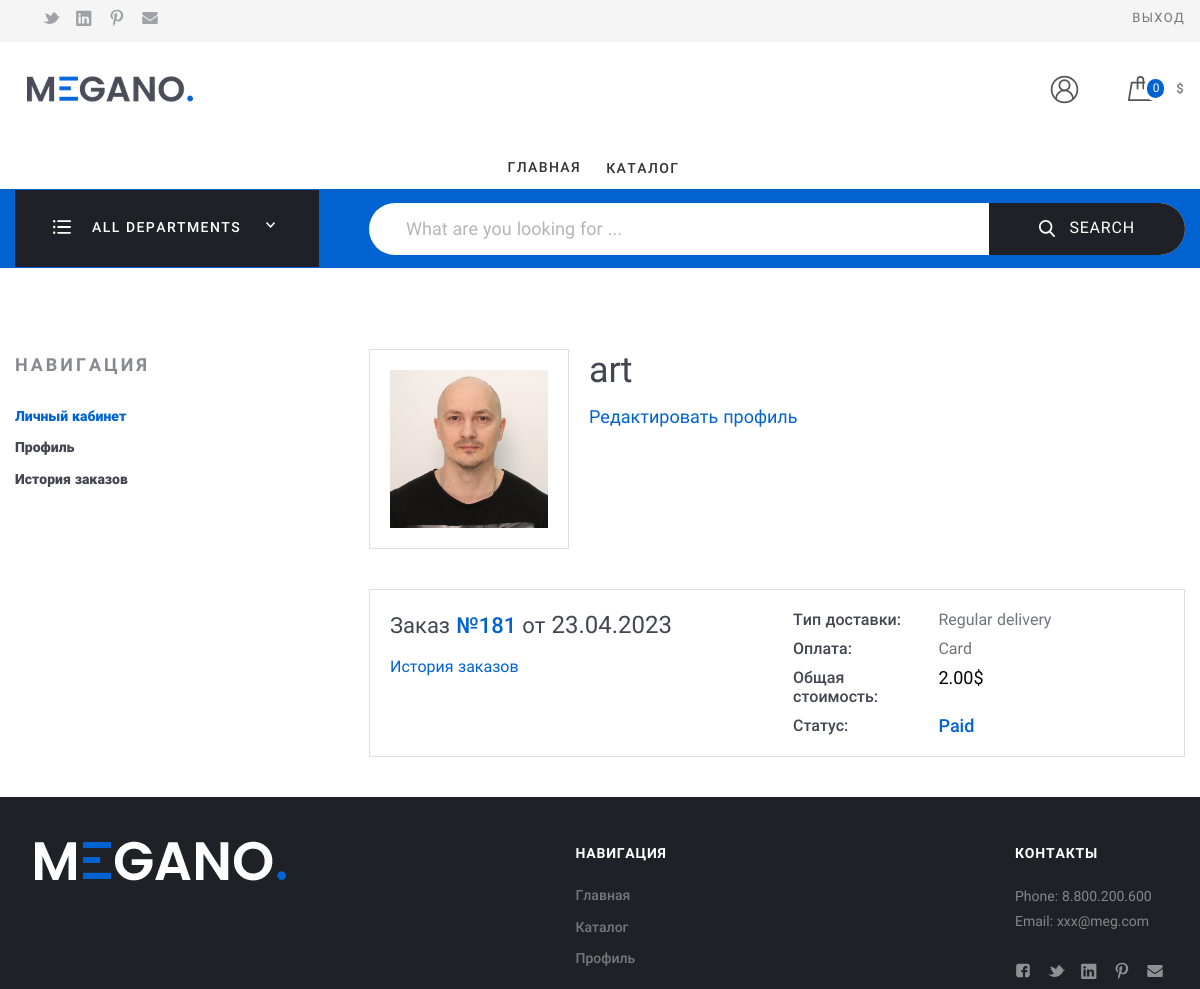
/account/ (signed in), run on an earlier commit of the app's database.
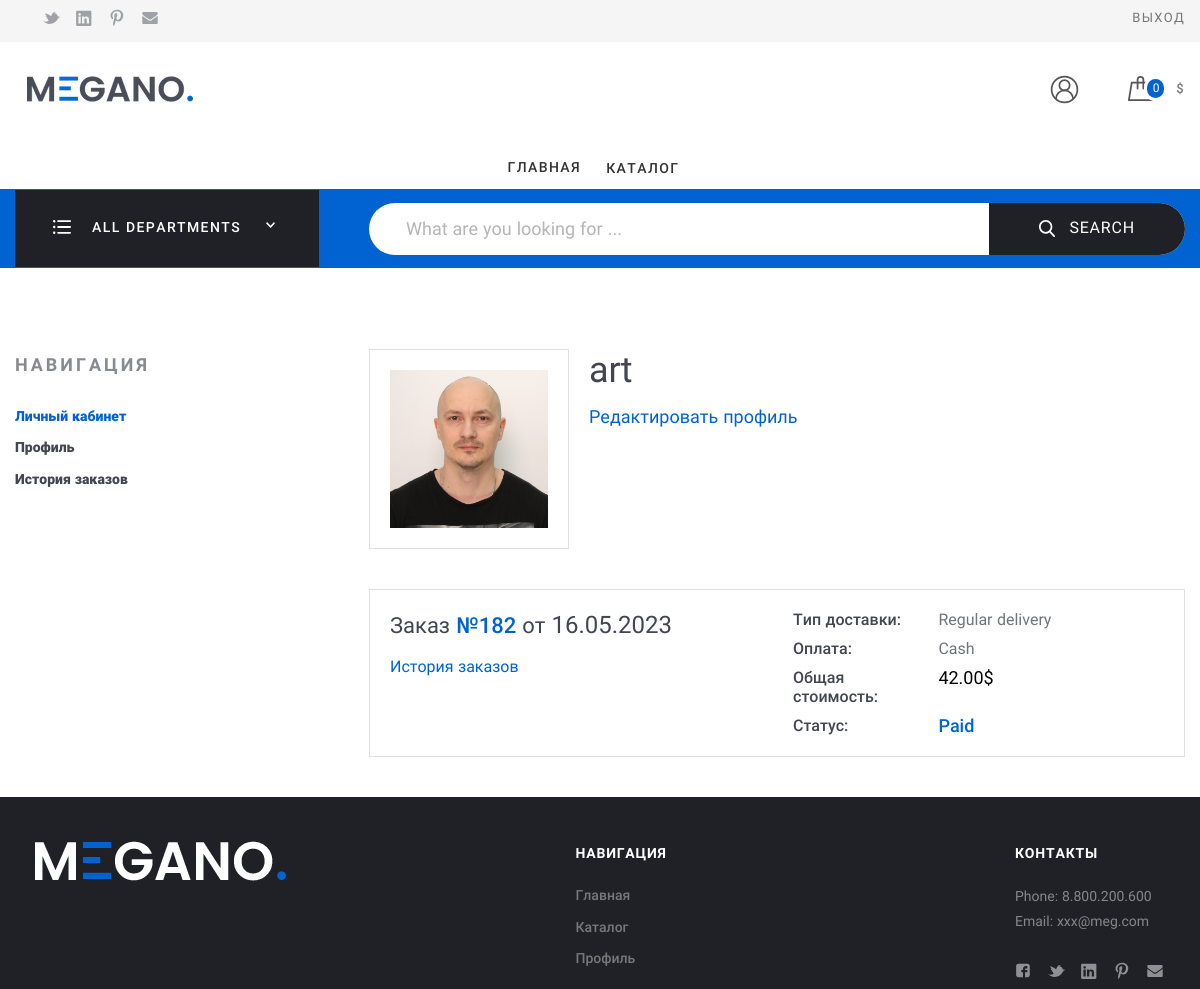
And on a later commit of the database.
### my_store_app/models.py (models this page shows, shortened)
class Profile(models.Model):
    def validate_image(fieldfile_obj):
        file_size = fieldfile_obj.file.size
        megabyte_limit = 150.0
        if file_size > megabyte_limit * 1024 * 1024:
            raise ValidationError("Максимальный размер файла {}MB".format(str(megabyte_limit)))
    user = models.OneToOneField(User, unique=True, on_delete=models.CASCADE, related_name='profile')
    username = models.CharField(default='-------', max_length=50,
                                verbose_name='username', blank=True, null=True)
    full_name = models.CharField(default='не указано', max_length=50, verbose_name='ФИО пользователя', blank=True)
    phone = models.CharField(default='Не указано', max_length=30, verbose_name='номер телефона', blank=True, null=True,
                             unique=True)
    email = models.EmailField(verbose_name='email пользователя', blank=True, unique=True)
    avatar = models.ImageField(upload_to='catalog/files/', null=True, validators=[validate_image], default='')
    class Meta:
        verbose_name = 'Профиль'
        verbose_name_plural = 'Профили пользователей'
    def __str__(self):
        return self.username
    @property
    def avatar_url(self):
        if self.avatar and hasattr(self.avatar, 'url'):
            return self.avatar.url

class Order(models.Model):
    DELIVERY_CHOICES = [
        ('reg', _('Regular')),
        ('exp', _('Express'))
    ]
    PAYMENT_CHOICES = [
        ('card', _('Bank Card')),
        ('cash', _('From random account')),
    ]
    customer = models.ForeignKey(User, on_delete=models.CASCADE,
                                 null=True,
                                 related_name='orders',
                                 verbose_name=_('customer'))
    fio = models.CharField(max_length=100, null=True, blank=True, verbose_name=_('name and lastname'))
    phone_valid = RegexValidator(regex=r'^\+?1?\d{6,15}$',
                                 message=' '.join([str(_('номер телефона необходимо вводить в формате:')), '+999999999',
                                                   str(_('до 15 символов.'))]))
    phone = models.CharField(max_length=16, validators=[phone_valid],
                             null=True, blank=True, verbose_name=_('phone number'))
    email = models.EmailField(null=True, blank=True, verbose_name=_('email'))
    delivery = models.CharField(max_length=3,
                                choices=DELIVERY_CHOICES, default='reg', verbose_name=_('delivery'))
    payment_method = models.CharField(max_length=4,
                                      choices=PAYMENT_CHOICES,
                                      default='card',
                                      verbose_name=_('payment method'))
    city = models.CharField(max_length=25, null=True, blank=True, verbose_name=_('city'))
    address = models.TextField(max_length=255, null=True, blank=True, verbose_name=_('address'))
    in_order = models.BooleanField(default=False, verbose_name=_('in order'))
    paid = models.BooleanField(default=False, verbose_name=_('order is payed'))
    payment_error = models.CharField(max_length=50, null=True, blank=True, verbose_name=_('payment error'))
    ordered = models.DateTimeField(null=True, blank=True, verbose_name=_('order placement date'))
    braintree_id = models.CharField(max_length=150, blank=True, verbose_name=_('transaction id'))
    delivery_cost = models.DecimalField(max_digits=10, decimal_places=2, default=0, verbose_name=_('Delivery cost'))
    @property
    def total_sum(self) -> Decimal:
        total = Decimal(0.00)
        for product in self.order_products.all():
            total += product.final_price * product.quantity + product.order.delivery_cost
        return Decimal(total)
    def name(self):
        return self.__str__()
    def __len__(self) -> int:
        return len(self.order_products.all())
    class Meta:
        verbose_name = _('order')
        verbose_name_plural = _('orders')

class OrderProduct(models.Model):
    order = models.ForeignKey(
        Order,
        on_delete=models.CASCADE,
        related_name='order_products'
    )
    product = models.ForeignKey(
        Product,
        on_delete=models.CASCADE,
        related_name='order_products'
    )
    final_price = models.DecimalField(max_digits=10, decimal_places=2, default=0,
                                      verbose_name=_('final_price'))
    quantity = models.IntegerField(null=True, default=1,
                                   verbose_name=_('quantity'))
    class Meta:
        verbose_name = _('order product')
        verbose_name_plural = _('order products')

### my_store_app/views.py (the view)
# urls.py: path('account/', account_view, name='account'),
def account_view(request):
    full_name = Profile.objects.get(user=request.user)
    avatar = Profile.objects.get(user=request.user)
    last_order = Order.objects.filter(customer=request.user, in_order=True).last()
    return render(request, 'account.html', context={
                    'full_name': full_name,
                    'avatar': avatar,
                    'last_order': last_order,
                })

### my_store_app/templates/account.html
{% extends 'base.html' %}
{% load static %}
{% load i18n %}
{% block content %}
    <div class="Middle Middle_top">
        <div class="Section Section_column Section_columnLeft">
            <div class="wrap">
                <div class="Section-column">
                    <div class="Section-columnSection">
                        <header class="Section-header">
                            <strong class="Section-title">Навигация
                            </strong>
                        </header>
                        <div class="Section-columnContent">
                            <div class="NavigateProfile">
                                <ul class="menu menu_vt">
                                    <li class="menu-item_ACTIVE menu-item"><a class="menu-link" href="../account/">Личный кабинет</a>
                                    </li>
                                    <li class="menu-item"><a class="menu-link" href="{% url 'profile' %}">Профиль</a>
                                    </li>
                                    <li class="menu-item"><a class="menu-link" href="{% url 'order_list' %}">История заказов</a>
                                    </li>
                                </ul>
                            </div>
                        </div>
                    </div>
                </div>
                <div class="Section-content">
                    <div class="Account">
                        <div class="Account-group">
                            <div class="Account-column">
                                <div class="Account-avatar"><img src="{{ request.user.profile.avatar_url }}" alt="avatar.jpg" height="100%" />
                                </div>
                            </div>
                            <div class="Account-column">
                                <div class="Account-name">{{full_name}}
                                </div><a class="Account-editLink" href="{% url 'profile' %}">Редактировать профиль</a>
                            </div>
                        </div>
                        {% if last_order %}
                        <div class="Account-group">
                            <div class="Account-column Account-column_full">
                                <div class="Order Order_anons">
                                    <div class="Order-personal">
                                        <div class="row">
                                            <div class="row-block"><a class="Order-title" href="{% url 'history_detail' last_order.id %}">Заказ&#32;<span class="Order-numberOrder">№{{last_order.id}}</span>&#32;от&#32;<span class="Order-dateOrder">{{last_order.ordered|date:"d.m.o"}}</span></a>
                                                <div class="Account-editLink"><a href="{% url 'order_list' %}">История заказов</a>
                                                </div>
                                            </div>
                                            <div class="row-block">
                                                <div class="Order-info Order-info_delivery">
                                                    <div class="Order-infoType">Тип доставки:
                                                    </div>
                                                    <div class="Order-infoContent">
                                                        {% if last_order.delivery == 'reg' %}
                                                            {% trans 'Regular delivery' %}
                                                        {% else %}
                                                            {% trans 'Express delivery' %}
                                                        {% endif %}
                                                    </div>
                                                </div>
                                                <div class="Order-info Order-info_pay">
                                                    <div class="Order-infoType">Оплата:
                                                    </div>
                                                    <div class="Order-infoContent">
                                                        {% if last_order.payment_method == 'card' %}
                                                            {% trans 'Card' %}
                                                        {% else %}
                                                            {% trans 'Cash' %}
                                                        {% endif %}
                                                    </div>
                                                </div>
                                                <div class="Order-info">
                                                    <div class="Order-infoType">Общая стоимость:
                                                    </div>
                                                    <div class="Order-infoContent"><span class="Order-price">{{ last_order.total_sum }}$</span>
                                                    </div>
                                                </div>
                                                <div class="Order-info Order-info_status">
                                                    <div class="Order-infoType">Статус:
                                                    </div>
                                                    <div class="Order-infoContent">
                                                        {% if last_order.paid %}
                                                            {% trans 'Paid' %}
                                                        {% else %}
                                                            {% trans 'Not paid' %}
                                                        {% endif %}
                                                    </div>
                                                </div>
                                            </div>
                                        </div>
                                    </div>
                                </div>
                            </div>
                        </div>
                        {% endif %}
                    </div>
                </div>
            </div>
        </div>
    </div>
{%endblock %}

What changed in the data, as far as the page shows it:
no longer on this page (row unchanged): Order: id "181", ordered "23.04.2023", total_sum "2.00"
added Order: id "182", ordered "16.05.2023", total_sum "42.00"
Also different on the page:
text no longer shown: "Card"
text now shown: "Cash"
